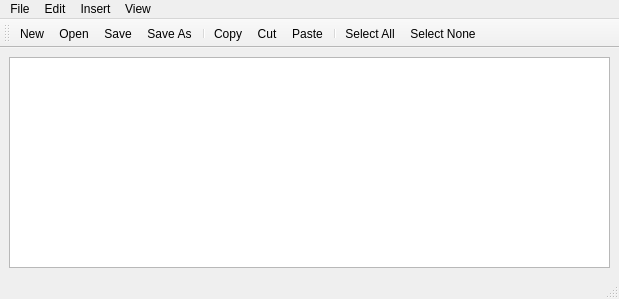
<?xml version="1.0" encoding="UTF-8"?>
<ui version="4.0">
 <class>MainWindow</class>
 <widget class="QMainWindow" name="MainWindow">
  <property name="geometry">
   <rect>
    <x>0</x>
    <y>0</y>
    <width>619</width>
    <height>299</height>
   </rect>
  </property>
  <property name="windowTitle">
   <string>Text Editor</string>
  </property>
  <widget class="QWidget" name="centralwidget">
   <layout class="QGridLayout" name="gridLayout">
    <item row="0" column="0">
     <widget class="QPlainTextEdit" name="plainTextEdit"/>
    </item>
   </layout>
  </widget>
  <widget class="QMenuBar" name="menubar">
   <property name="geometry">
    <rect>
     <x>0</x>
     <y>0</y>
     <width>619</width>
     <height>22</height>
    </rect>
   </property>
   <widget class="QMenu" name="menuFile">
    <property name="title">
     <string>File</string>
    </property>
    <addaction name="actionNew"/>
    <addaction name="actionOpen"/>
    <addaction name="actionSave"/>
    <addaction name="actionSave_As"/>
    <addaction name="separator"/>
    <addaction name="actionExit"/>
   </widget>
   <widget class="QMenu" name="menuEdit">
    <property name="title">
     <string>Edit</string>
    </property>
    <addaction name="actionCopy"/>
    <addaction name="actionCut"/>
    <addaction name="actionPaste"/>
    <addaction name="separator"/>
    <addaction name="actionSelect_All"/>
    <addaction name="actionSelect_None"/>
   </widget>
   <widget class="QMenu" name="menuInsert">
    <property name="title">
     <string>Insert</string>
    </property>
    <addaction name="actionAnimals"/>
    <addaction name="actionShapes"/>
    <addaction name="actionFood"/>
   </widget>
   <widget class="QMenu" name="menuView">
    <property name="title">
     <string>View</string>
    </property>
    <addaction name="actionToolbar_top"/>
    <addaction name="actionToolbar_bottom"/>
    <addaction name="actionToolbar_left"/>
    <addaction name="actionToolbar_right"/>
    <addaction name="separator"/>
    <addaction name="actionToolbar_floatable"/>
    <addaction name="actionToolbar_movable"/>
   </widget>
   <addaction name="menuFile"/>
   <addaction name="menuEdit"/>
   <addaction name="menuInsert"/>
   <addaction name="menuView"/>
  </widget>
  <widget class="QStatusBar" name="statusbar"/>
  <widget class="QToolBar" name="toolBar">
   <property name="windowTitle">
    <string>toolBar</string>
   </property>
   <attribute name="toolBarArea">
    <enum>TopToolBarArea</enum>
   </attribute>
   <attribute name="toolBarBreak">
    <bool>false</bool>
   </attribute>
   <addaction name="actionNew"/>
   <addaction name="actionOpen"/>
   <addaction name="actionSave"/>
   <addaction name="actionSave_As"/>
   <addaction name="separator"/>
   <addaction name="actionCopy"/>
   <addaction name="actionCut"/>
   <addaction name="actionPaste"/>
   <addaction name="separator"/>
   <addaction name="actionSelect_All"/>
   <addaction name="actionSelect_None"/>
  </widget>
  <action name="actionNew">
   <property name="icon">
    <iconset resource="resources.qrc">
     <normaloff>:/file/images/new.png</normaloff>:/file/images/new.png</iconset>
   </property>
   <property name="text">
    <string>New</string>
   </property>
  </action>
  <action name="actionOpen">
   <property name="icon">
    <iconset resource="resources.qrc">
     <normaloff>:/file/images/open.png</normaloff>:/file/images/open.png</iconset>
   </property>
   <property name="text">
    <string>Open</string>
   </property>
  </action>
  <action name="actionSave">
   <property name="icon">
    <iconset resource="resources.qrc">
     <normaloff>:/file/images/save.png</normaloff>:/file/images/save.png</iconset>
   </property>
   <property name="text">
    <string>Save</string>
   </property>
  </action>
  <action name="actionSave_As">
   <property name="icon">
    <iconset resource="resources.qrc">
     <normaloff>:/file/images/saveas.png</normaloff>:/file/images/saveas.png</iconset>
   </property>
   <property name="text">
    <string>Save As</string>
   </property>
  </action>
  <action name="actionExit">
   <property name="icon">
    <iconset resource="resources.qrc">
     <normaloff>:/file/images/cancel.png</normaloff>:/file/images/cancel.png</iconset>
   </property>
   <property name="text">
    <string>Exit</string>
   </property>
  </action>
  <action name="actionCopy">
   <property name="icon">
    <iconset resource="resources.qrc">
     <normaloff>:/file/images/copy.png</normaloff>:/file/images/copy.png</iconset>
   </property>
   <property name="text">
    <string>Copy</string>
   </property>
  </action>
  <action name="actionCut">
   <property name="icon">
    <iconset resource="resources.qrc">
     <normaloff>:/file/images/cut.png</normaloff>:/file/images/cut.png</iconset>
   </property>
   <property name="text">
    <string>Cut</string>
   </property>
  </action>
  <action name="actionPaste">
   <property name="icon">
    <iconset resource="resources.qrc">
     <normaloff>:/file/images/paste.png</normaloff>:/file/images/paste.png</iconset>
   </property>
   <property name="text">
    <string>Paste</string>
   </property>
  </action>
  <action name="actionSelect_All">
   <property name="icon">
    <iconset resource="resources.qrc">
     <normaloff>:/file/images/selectall.png</normaloff>:/file/images/selectall.png</iconset>
   </property>
   <property name="text">
    <string>Select All</string>
   </property>
  </action>
  <action name="actionSelect_None">
   <property name="icon">
    <iconset resource="resources.qrc">
     <normaloff>:/file/images/selectnone.png</normaloff>:/file/images/selectnone.png</iconset>
   </property>
   <property name="text">
    <string>Select None</string>
   </property>
  </action>
  <action name="actionAnimals">
   <property name="text">
    <string>Animals</string>
   </property>
  </action>
  <action name="actionShapes">
   <property name="text">
    <string>Shapes</string>
   </property>
  </action>
  <action name="actionFood">
   <property name="text">
    <string>Food</string>
   </property>
  </action>
  <action name="actionToolbar_top">
   <property name="text">
    <string>Toolbar top</string>
   </property>
  </action>
  <action name="actionToolbar_bottom">
   <property name="text">
    <string>Toolbar bottom</string>
   </property>
  </action>
  <action name="actionToolbar_left">
   <property name="text">
    <string>Toolbar left</string>
   </property>
  </action>
  <action name="actionToolbar_right">
   <property name="text">
    <string>Toolbar right</string>
   </property>
  </action>
  <action name="actionToolbar_floatable">
   <property name="checkable">
    <bool>true</bool>
   </property>
   <property name="text">
    <string>Toolbar floatable</string>
   </property>
  </action>
  <action name="actionToolbar_movable">
   <property name="checkable">
    <bool>true</bool>
   </property>
   <property name="text">
    <string>Toolbar movable</string>
   </property>
  </action>
 </widget>
 <resources>
  <include location="resources.qrc"/>
 </resources>
 <connections/>
</ui>
